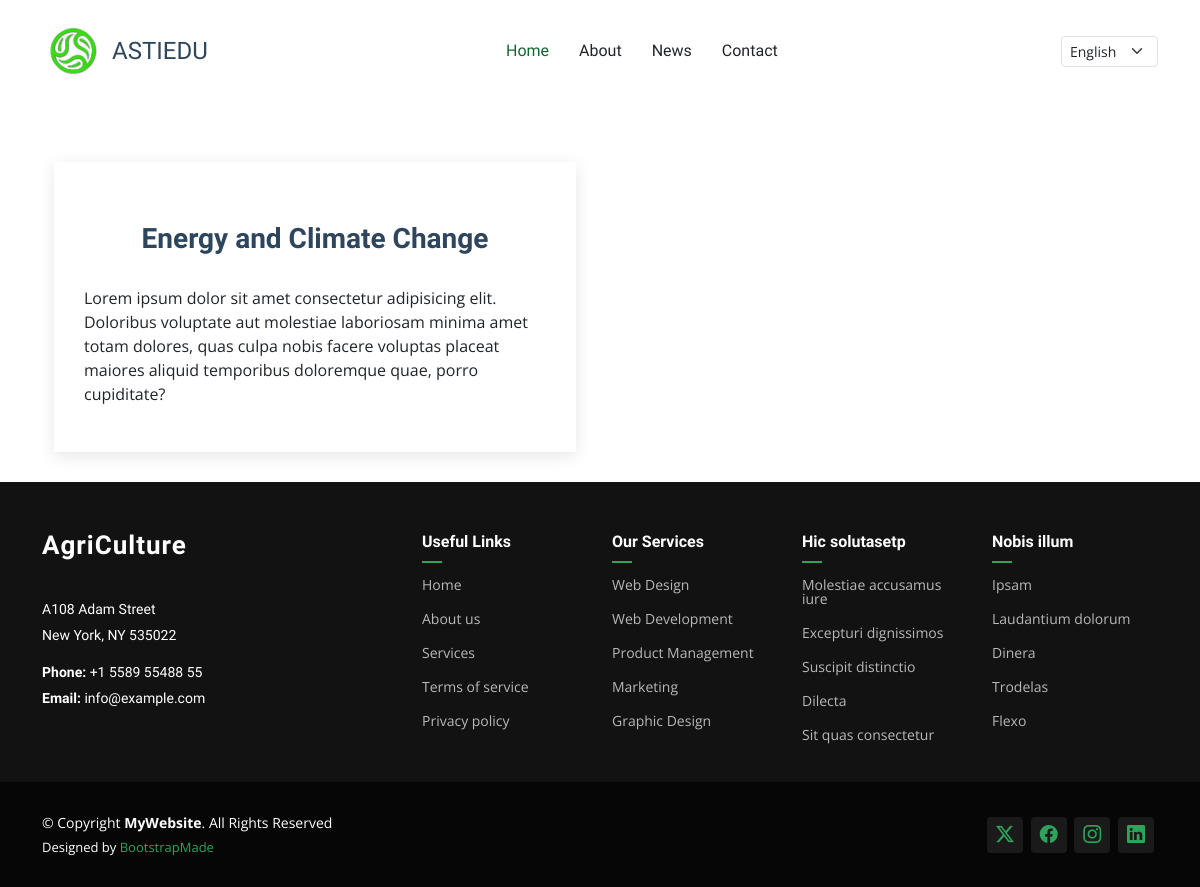
Screenshot of /en/category/2 with the database file from the repository.
### main/models.py (models this page shows, shortened)
class category(models.Model):
    name = models.CharField(max_length=255)
    about = RichTextField()
    img = models.ImageField(upload_to='categories/')
    class Meta:
        verbose_name = 'Category'
        verbose_name_plural = 'Categories'

### main/views.py (the view)
# urls.py: path('category/<int:id>' , views.category_details , name = 'category-details'),
def category_details(request, id):
    category_obj = get_object_or_404(
        category.objects.prefetch_related('category_items'),
        id=id
    )
    category_items = category_obj.category_items.all()
    context = {
        'category': category_obj,
        'category_items_': category_items
    }
    return render(request, 'category-details.html', context)

### templates/category-details.html (shortened to what this page needs)
{% extends 'base.html' %}
{% load static %}
{% block content %}
  <main class="main">
    <div class="container">
      <div class="row d-flex align-items-stretch">
        <div class="col-lg-6">
          <section id="blog-details" class="blog-details section">
            <div class="container">
              <article class="article">
                <h2 class="title text-center">{{ category.name }}</h2>
                  <div class="content">
                    {{ category.about|safe }}
                  </div>
              </article>
            </div>
          </section>
        </div>
        <div class="col-lg-6">
          <section class="blog-details d-flex flex-column gap-1">
          </section>
        </div>
      </div>
    </div>
  </main>
{% endblock %}

### staticfiles/assets/css/main.css (style rules this page uses)
:root { --default-font: "Open Sans", system-ui, -apple-system, "Segoe UI", Roboto, "Helvetica Neue", Arial, "Noto Sans", "Liberation Sans", sans-serif, "Apple Color Emoji", "Segoe UI Emoji", "Segoe UI Symbol", "Noto Color Emoji"; --heading-font: "Marcellus", sans-serif; --nav-font: "Marcellus", sans-serif; }
:root { --background-color: #ffffff; --default-color: #212529; --heading-color: #2d465e; --accent-color: #116530; --surface-color: #ffffff; --contrast-color: #ffffff; }
:root { --nav-color: #212529; --nav-hover-color: #116530; --nav-mobile-background-color: #ffffff; --nav-dropdown-background-color: #ffffff; --nav-dropdown-color: #212529; --nav-dropdown-hover-color: #116530; }
:root { scroll-behavior: smooth; }
body { color: var(--default-color); background-color: var(--background-color); font-family: var(--default-font); }
h1, h2, h3, h4, h5, h6 { color: var(--heading-color); font-family: var(--heading-font); }
section, .section { color: var(--default-color); background-color: var(--background-color); padding: 60px 0; scroll-margin-top: 100px; overflow: clip; }
.blog-details { padding-bottom: 30px; }
.blog-details .article { background-color: var(--surface-color); padding: 30px; box-shadow: 0 4px 16px rgba(0, 0, 0, 0.1); }
.blog-details .title { color: var(--heading-color); font-size: 28px; font-weight: 700; padding: 0; margin: 30px 0; }
.blog-details .content { margin-top: 20px; }

### rows the page displays
category: name "Energy and Climate Change", about "Lorem ipsum dolor sit amet consectetur adipisicing elit. Doloribus voluptate aut molestiae laboriosam minima amet totam dolores, quas culpa nobis facere voluptas placeat maiores aliquid temporibus doloremque quae, porro cupiditate?"

### other values shown
form field language "English"
